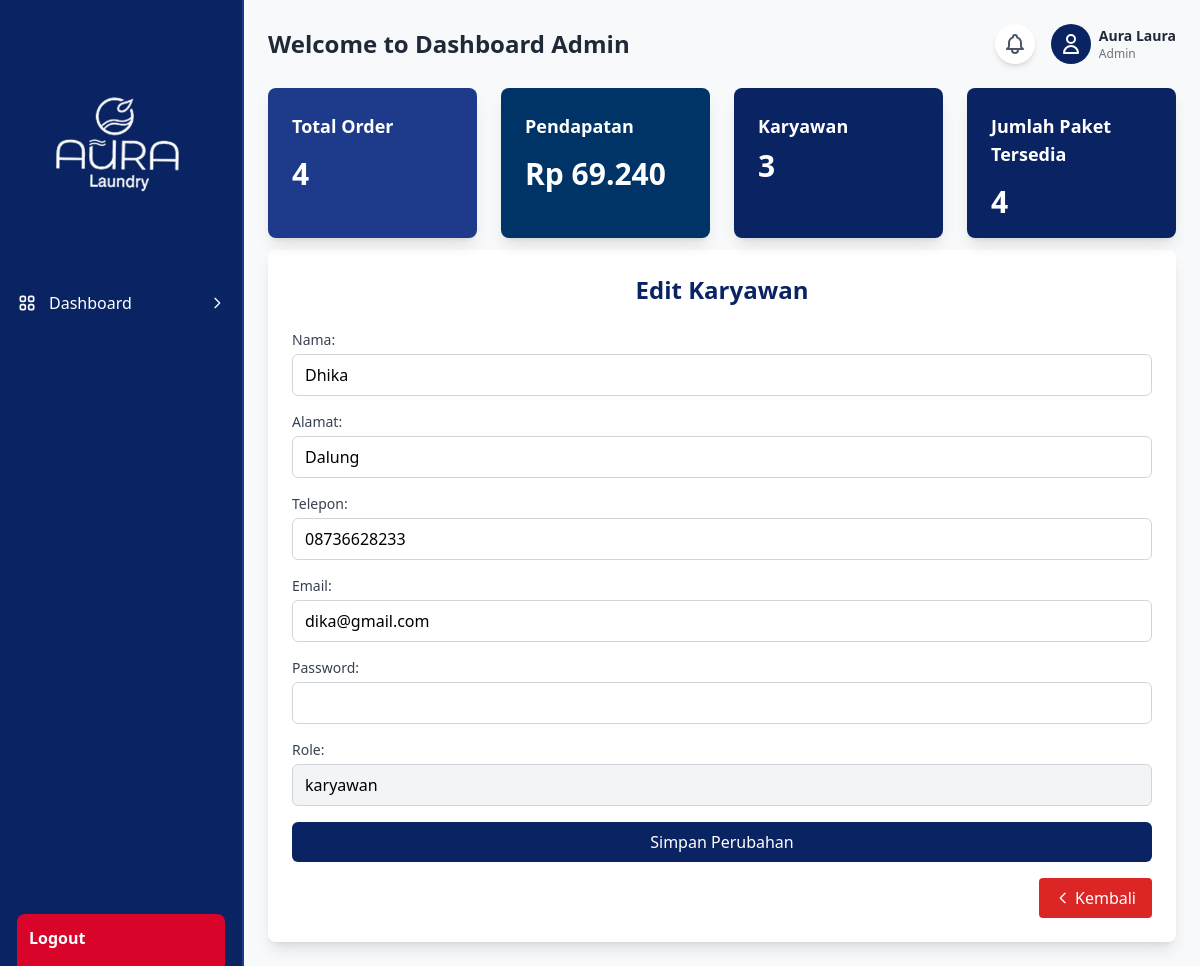
The app's page /admin/index.php?page=edit_karyawan&id=20 (signed in) with its own data.
### tables this page shows
CREATE TABLE `users` (
  `id` int(11) NOT NULL,
  `name` varchar(100) NOT NULL,
  `email` varchar(100) NOT NULL,
  `password` varchar(255) NOT NULL,
  `role` enum('admin','karyawan') NOT NULL DEFAULT 'karyawan',
  `alamat` varchar(255) NOT NULL,
  `telepon` varchar(12) NOT NULL
);

### admin/content/edit_karyawan.php (the view, shortened to what this page needs)
<?php
$id = $_GET['id'];
$ambildata = mysqli_query($conn, "SELECT * FROM users WHERE id='$id'");
$data = mysqli_fetch_assoc($ambildata);
?>
<div class="flex justify-center">
<div class="w-full bg-white rounded-lg shadow-lg p-6 mt-3">
    <h2 class="text-2xl font-bold text-[#0a2463] mb-6 text-center">Edit Karyawan</h2>
    <form method="post" class="space-y-4">
      <div class="form-group">
        <label for="name" class="block text-sm font-medium text-gray-700 mb-1">Nama:</label>
        <input type="text" id="name" name="name" value="<?php echo htmlspecialchars($data['name']); ?>" required
               class="w-full px-3 py-2 border border-gray-300 rounded-md focus:outline-none focus:ring-2 focus:ring-[#0a2463] focus:border-[#0a2463]">
      </div>
      <div class="form-group">
        <label for="alamat" class="block text-sm font-medium text-gray-700 mb-1">Alamat:</label>
        <input type="text" id="alamat" name="alamat" value="<?php echo htmlspecialchars($data['alamat']); ?>" required
               class="w-full px-3 py-2 border border-gray-300 rounded-md focus:outline-none focus:ring-2 focus:ring-[#0a2463] focus:border-[#0a2463]">
      </div>
      <div class="form-group">
        <label for="telepon" class="block text-sm font-medium text-gray-700 mb-1">Telepon:</label>
        <input type="text" id="telepon" name="telepon" value="<?php echo htmlspecialchars($data['telepon']); ?>" required
               class="w-full px-3 py-2 border border-gray-300 rounded-md focus:outline-none focus:ring-2 focus:ring-[#0a2463] focus:border-[#0a2463]">
      </div>
      <div class="form-group">
        <label for="email" class="block text-sm font-medium text-gray-700 mb-1">Email:</label>
        <input type="email" id="email" name="email" value="<?php echo htmlspecialchars($data['email']); ?>" required
               class="w-full px-3 py-2 border border-gray-300 rounded-md focus:outline-none focus:ring-2 focus:ring-[#0a2463] focus:border-[#0a2463]">
      </div>
      <div class="form-group">
        <label for="password" class="block text-sm font-medium text-gray-700 mb-1">Password:</label>
        <input type="password" id="password" name="password"
               class="w-full px-3 py-2 border border-gray-300 rounded-md focus:outline-none focus:ring-2 focus:ring-[#0a2463] focus:border-[#0a2463]">
      </div>
      <div class="form-group">
        <label for="role" class="block text-sm font-medium text-gray-700 mb-1">Role:</label>
        <input readonly type="text" id="role" name="role" value="<?php echo htmlspecialchars($data['role']); ?>" required
               class="w-full px-3 py-2 bg-gray-100 border border-gray-300 rounded-md cursor-not-allowed">
      </div>
      <div class="mt-6">
        <button type="submit" name="proses"
                class="w-full bg-[#0a2463] hover:bg-[#0a2463]/90 text-white font-medium py-2 px-4 rounded-md transition duration-300 focus:outline-none focus:ring-2 focus:ring-[#0a2463] focus:ring-opacity-50">
          Simpan Perubahan
        </button>
      </div>
      <div class="mt-8 flex justify-end">
      <a href="?page=kelola_karyawan" class="px-4 py-2 bg-red-600 text-white rounded hover:bg-red-700/80 transition-colors duration-300 flex items-center">
        <svg xmlns="http://www.w3.org/2000/svg" class="h-4 w-4 mr-1" fill="none" viewBox="0 0 24 24" stroke="currentColor">
          <path stroke-linecap="round" stroke-linejoin="round" stroke-width="2" d="M15 19l-7-7 7-7" />
        </svg>
        Kembali
      </a>
    </div>
    </form>
  </div>
  </div>

### records on screen
users: name "Dhika", alamat "Dalung", telepon "08736628233", email "dika@gmail.com", role "karyawan"

### other values on screen
$_SESSION['role'] "Admin"
$_SESSION['name'] "Aura Laura"
$row "4"
$total_pendapatan "69.240"
$row "3"
